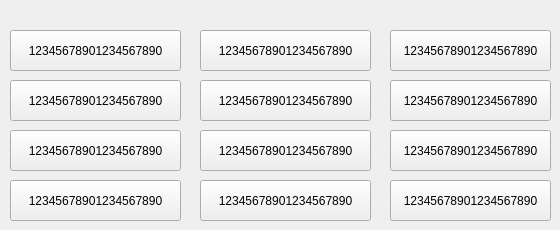
      <widget class="QWidget" name="tab_15">
       <attribute name="title">
        <string>Edit Profile</string>
       </attribute>
       <widget class="QPushButton" name="pushButton_39">
        <property name="geometry">
         <rect>
          <x>10</x>
          <y>30</y>
          <width>171</width>
          <height>41</height>
         </rect>
        </property>
        <property name="text">
         <string>12345678901234567890</string>
        </property>
       </widget>
       <widget class="QPushButton" name="pushButton_40">
        <property name="geometry">
         <rect>
          <x>10</x>
          <y>80</y>
          <width>171</width>
          <height>41</height>
         </rect>
        </property>
        <property name="text">
         <string>12345678901234567890</string>
        </property>
       </widget>
       <widget class="QPushButton" name="pushButton_41">
        <property name="geometry">
         <rect>
          <x>10</x>
          <y>130</y>
          <width>171</width>
          <height>41</height>
         </rect>
        </property>
        <property name="text">
         <string>12345678901234567890</string>
        </property>
       </widget>
       <widget class="QPushButton" name="pushButton_42">
        <property name="geometry">
         <rect>
          <x>10</x>
          <y>180</y>
          <width>171</width>
          <height>41</height>
         </rect>
        </property>
        <property name="text">
         <string>12345678901234567890</string>
        </property>
       </widget>
       <widget class="QPushButton" name="pushButton_43">
        <property name="geometry">
         <rect>
          <x>200</x>
          <y>30</y>
          <width>171</width>
          <height>41</height>
         </rect>
        </property>
        <property name="text">
         <string>12345678901234567890</string>
        </property>
       </widget>
       <widget class="QPushButton" name="pushButton_44">
        <property name="geometry">
         <rect>
          <x>200</x>
          <y>80</y>
          <width>171</width>
          <height>41</height>
         </rect>
        </property>
        <property name="text">
         <string>12345678901234567890</string>
        </property>
       </widget>
       <widget class="QPushButton" name="pushButton_45">
        <property name="geometry">
         <rect>
          <x>200</x>
          <y>130</y>
          <width>171</width>
          <height>41</height>
         </rect>
        </property>
        <property name="text">
         <string>12345678901234567890</string>
        </property>
       </widget>
       <widget class="QPushButton" name="pushButton_46">
        <property name="geometry">
         <rect>
          <x>200</x>
          <y>180</y>
          <width>171</width>
          <height>41</height>
         </rect>
        </property>
        <property name="text">
         <string>12345678901234567890</string>
        </property>
       </widget>
       <widget class="QPushButton" name="pushButton_47">
        <property name="geometry">
         <rect>
          <x>390</x>
          <y>30</y>
          <width>161</width>
          <height>41</height>
         </rect>
        </property>
        <property name="text">
         <string>12345678901234567890</string>
        </property>
       </widget>
       <widget class="QPushButton" name="pushButton_48">
        <property name="geometry">
         <rect>
          <x>390</x>
          <y>80</y>
          <width>161</width>
          <height>41</height>
         </rect>
        </property>
        <property name="text">
         <string>12345678901234567890</string>
        </property>
       </widget>
       <widget class="QPushButton" name="pushButton_49">
        <property name="geometry">
         <rect>
          <x>390</x>
          <y>130</y>
          <width>161</width>
          <height>41</height>
         </rect>
        </property>
        <property name="text">
         <string>12345678901234567890</string>
        </property>
       </widget>
       <widget class="QPushButton" name="pushButton_50">
        <property name="geometry">
         <rect>
          <x>390</x>
          <y>180</y>
          <width>161</width>
          <height>41</height>
         </rect>
        </property>
        <property name="text">
         <string>12345678901234567890</string>
        </property>
       </widget>
      </widget>
